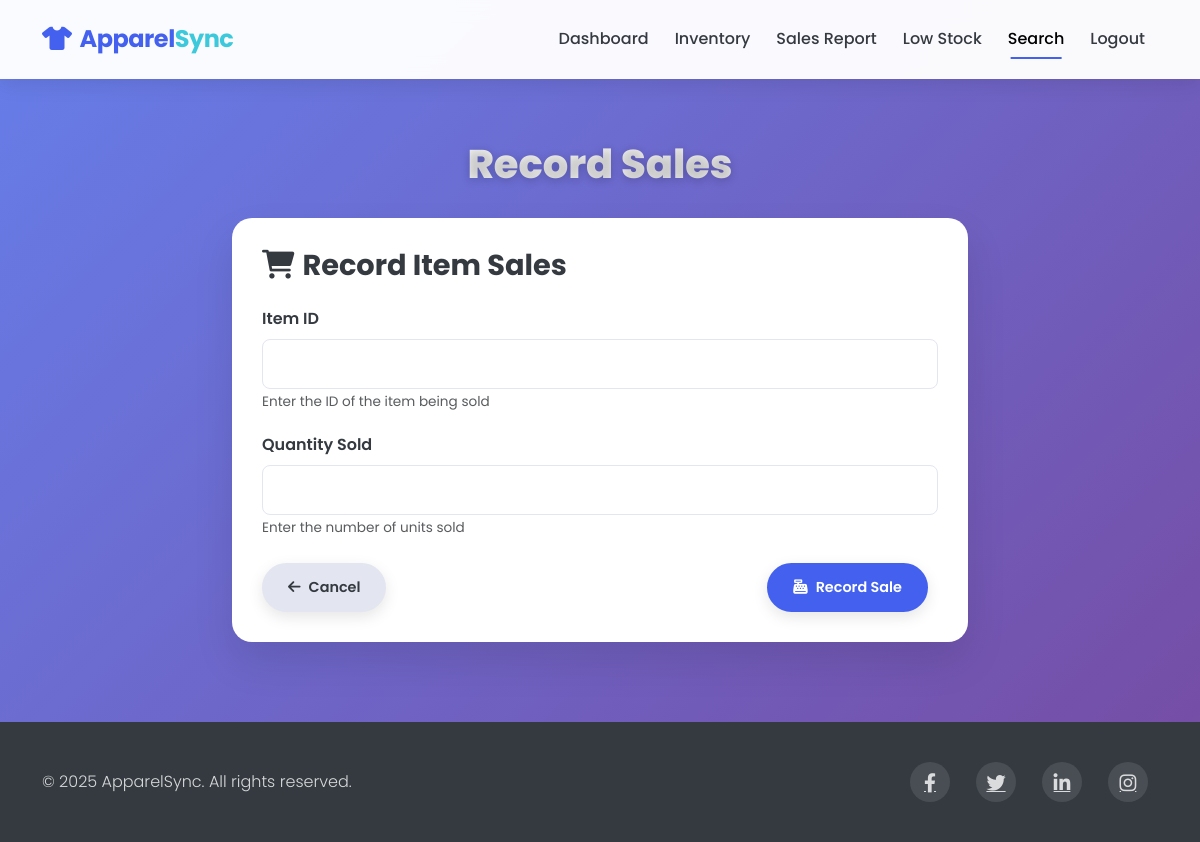
/dashboard/add_sales?id=2 (signed in), run on an earlier commit of the app's database.
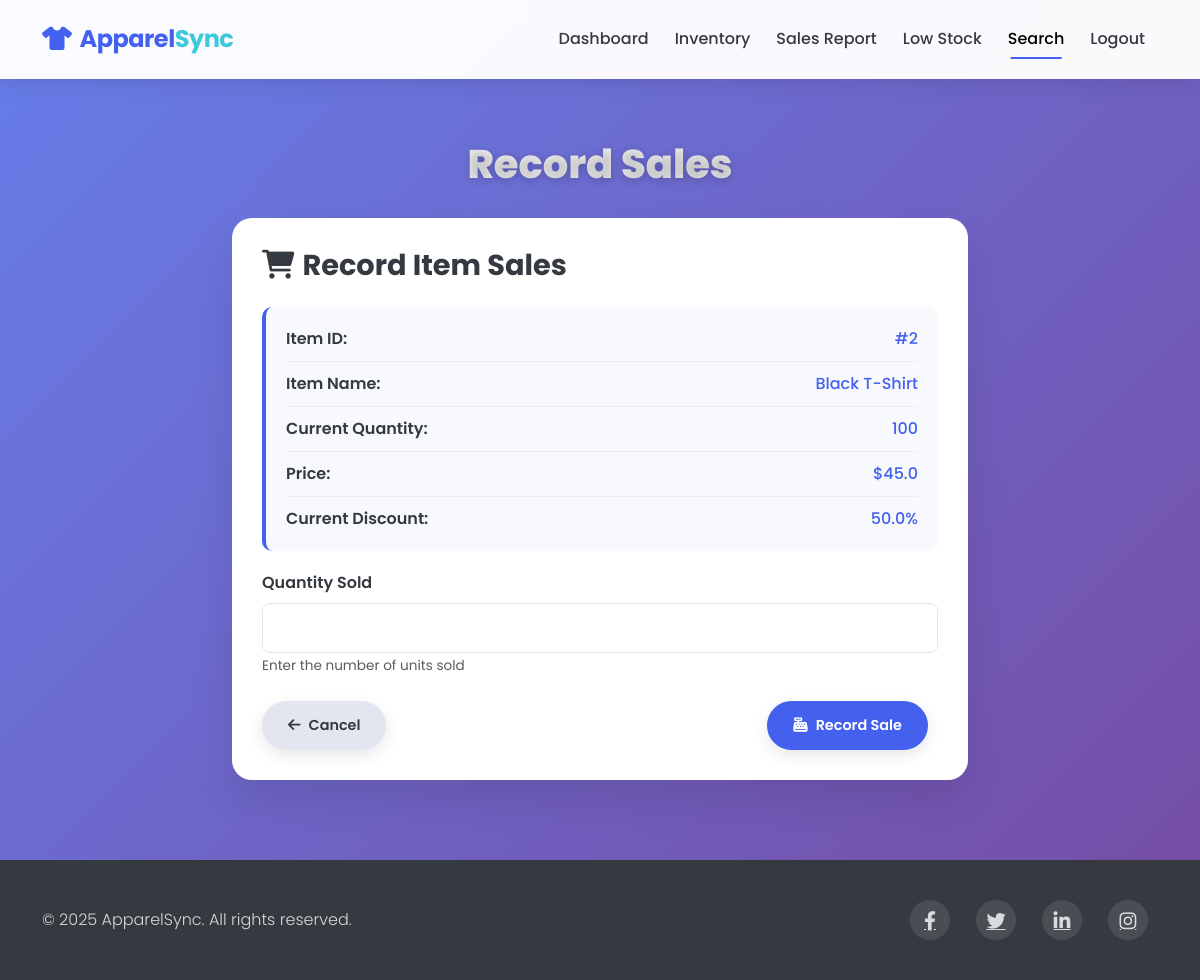
And on a later commit of the database.
### models.py (models this page shows)
class InventoryItem(db.Model):
    id = db.Column(db.Integer, primary_key=True)
    item_name = db.Column(db.String(100), nullable=False)
    quantity = db.Column(db.Integer, nullable=False)
    price = db.Column(db.Float, nullable=False)
    discount = db.Column(db.Float, default=0.0)
    sales = db.relationship('Sale', backref='item', lazy=True)
    low_stock_alerts = db.relationship('LowStock', backref='item', lazy=True)

### routes.py (the view, shortened to what this page needs)
@app.route('/dashboard/add_sales', methods=['GET', 'POST'])
@login_required
def add_sales():
    item_id = request.args.get('id')
    selected_item = None
    if item_id:
        selected_item = InventoryItem.query.get(int(item_id))
    inventory = InventoryItem.query.all()
    return render_template('add_sales.html', inventory=inventory, selected_item=selected_item)

### app.py (called while the page is built)
@login_manager.user_loader
def load_user(user_id):
    return User.query.get(int(user_id))

### templates/add_sales.html (shortened to what the changed rows need)
<!DOCTYPE html>
<html lang="en">
<head>
    <link href="https://cdn.jsdelivr.net/npm/bootstrap@5.3.0-alpha1/dist/css/bootstrap.min.css" rel="stylesheet">
    <link rel="stylesheet" href="https://cdnjs.cloudflare.com/ajax/libs/font-awesome/6.0.0/css/all.min.css">
</head>
<body>
    <section class="content-section">
        <div class="container">
            <h1 class="page-title">Record Sales</h1>
            <div class="row justify-content-center">
                <div class="col-lg-8">
                    <div class="form-card">
                        <form action="/dashboard/add_sales" method="POST">
                            {% if selected_item %}
                                <div class="item-details">
                                    <div class="item-detail-row">
                                        <span class="item-detail-label">Item ID:</span>
                                        <span class="item-detail-value">#{{ selected_item.id }}</span>
                                    </div>
                                    <div class="item-detail-row">
                                        <span class="item-detail-label">Item Name:</span>
                                        <span class="item-detail-value">{{ selected_item.item_name }}</span>
                                    </div>
                                    <div class="item-detail-row">
                                        <span class="item-detail-label">Current Quantity:</span>
                                        <span class="item-detail-value">{{ selected_item.quantity }}</span>
                                    </div>
                                    <div class="item-detail-row">
                                        <span class="item-detail-label">Price:</span>
                                        <span class="item-detail-value">${{ selected_item.price }}</span>
                                    </div>
                                    {% if selected_item.discount %}
                                    <div class="item-detail-row">
                                        <span class="item-detail-label">Current Discount:</span>
                                        <span class="item-detail-value">{{ selected_item.discount }}%</span>
                                    </div>
                                    {% endif %}
                                </div>
                            {% else %}
                                <div class="form-group">
                                    <label for="item_id" class="form-label">Item ID</label>
                                    <input type="number" class="form-control" id="item_id" name="item_id" required>
                                    <small class="text-muted">Enter the ID of the item being sold</small>
                                </div>
                            {% endif %}
                        </form>
                    </div>
                </div>
            </div>
        </div>
    </section>
</body>
</html>

What changed in the data, as far as the page shows it:
added InventoryItem: id "2", item_name "Black T-Shirt", quantity "100", price "45.0", discount "50.0"
Also different on the page:
text no longer shown: "Item ID Enter the ID of the item being sold"
text now shown: "Item ID: # Item Name: Current Quantity: Price: $ Current Discount: %"
